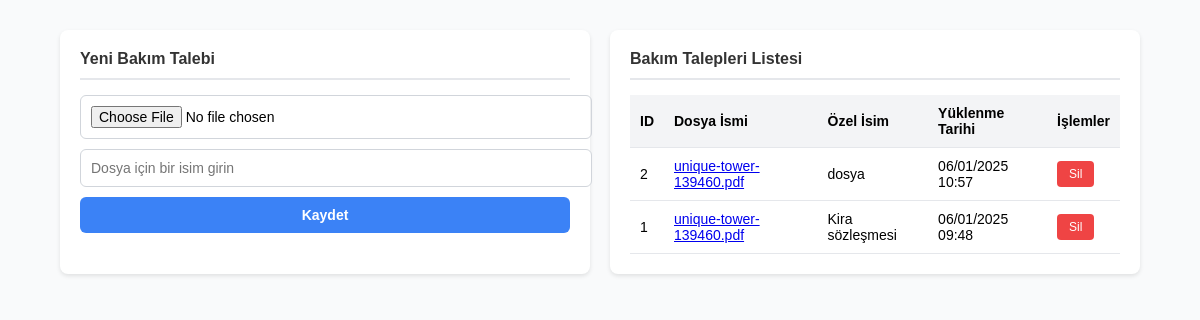
The page /deneme3.php on the database its author committed.
### tables this page shows
CREATE TABLE `pdf_files` (
  `id` int(11) NOT NULL,
  `file_name` varchar(255) NOT NULL,
  `file_path` varchar(255) NOT NULL,
  `custom_name` varchar(255) NOT NULL,
  `upload_date` timestamp NOT NULL DEFAULT current_timestamp()
);

### deneme3.php (the view, shortened to what this page needs)
<?php
$servername = "localhost";
$username = "root";
$password = "";
$dbname = "loan_db";
$conn = new mysqli($servername, $username, $password, $dbname);
$sql_create_table = "CREATE TABLE IF NOT EXISTS pdf_files (
    id INT AUTO_INCREMENT PRIMARY KEY,
    file_name VARCHAR(255) NOT NULL,
    file_path VARCHAR(255) NOT NULL,
    custom_name VARCHAR(255) NOT NULL,
    upload_date TIMESTAMP DEFAULT CURRENT_TIMESTAMP
)";
$conn->query($sql_create_table);
?>
<!DOCTYPE html>
<html lang="tr">
<head>
</head>
<body>
    <div class="container">
        <div class="form-card">
            <h2>Yeni Bakım Talebi</h2>
            <div class="upload-form">
                <form action="" method="POST" enctype="multipart/form-data">
                    <input type="file" name="pdf" accept=".pdf" required>
                    <input type="text" name="custom_name" placeholder="Dosya için bir isim girin" required>
                    <button type="submit" name="upload">Kaydet</button>
                </form>
            </div>
        </div>
        <div class="list-card">
            <h2>Bakım Talepleri Listesi</h2>
            <table class="list-table">
                <thead>
                    <tr>
                        <th>ID</th>
                        <th>Dosya İsmi</th>
                        <th>Özel İsim</th>
                        <th>Yüklenme Tarihi</th>
                        <th>İşlemler</th>
                    </tr>
                </thead>
                <tbody>
                    <?php
                    $sql = "SELECT * FROM pdf_files ORDER BY upload_date DESC";
                    $result = $conn->query($sql);
                    if ($result && $result->num_rows > 0) {
                        while ($row = $result->fetch_assoc()) {
                            echo "<tr>
                                <td>{$row['id']}</td>
                                <td><a href='" . htmlspecialchars($row['file_path']) . "' target='_blank'>" . htmlspecialchars($row['file_name']) . "</a></td>
                                <td>" . htmlspecialchars($row['custom_name']) . "</td>
                                <td>" . date('d/m/Y H:i', strtotime($row['upload_date'])) . "</td>
                                <td>
                                    <form method='POST' style='display:inline;' onsubmit='return confirm(\"Bu dosyayı silmek istediğinize emin misiniz?\");'>
                                        <input type='hidden' name='delete_id' value='{$row['id']}'>
                                        <button type='submit' name='delete' class='delete-button'>Sil</button>
                                    </form>
                                </td>
                            </tr>";
                        }
                    } else {
                        echo "<tr><td colspan='5'>Henüz dosya yüklenmedi.</td></tr>";
                    }
                    ?>
                </tbody>
            </table>
        </div>
    </div>
</body>
</html>

### deneme3.php (style rules this page uses)
body { font-family: Arial, sans-serif; margin: 0; padding: 0; background-color: #f9fafb; }
.container { width: 90%; max-width: 1200px; margin: 30px auto; display: flex; gap: 20px; }
.form-card, .list-card { flex: 1; background-color: #ffffff; box-shadow: 0 2px 4px rgba(0, 0, 0, 0.1); border-radius: 8px; padding: 20px; }
h1, h2 { font-size: 18px; margin: 0 0 15px; color: #333; }
.form-card h2, .list-card h2 { display: flex; align-items: center; gap: 10px; font-size: 16px; border-bottom: 2px solid #e5e7eb; padding-bottom: 10px; margin-bottom: 15px; }
.upload-form input, .upload-form button { width: 100%; margin-bottom: 10px; padding: 10px; font-size: 14px; border-radius: 6px; border: 1px solid #d1d5db; }
.upload-form button { background-color: #3b82f6; color: #ffffff; border: none; font-weight: bold; cursor: pointer; }
.list-table { width: 100%; border-collapse: collapse; font-size: 14px; }
.list-table th, .list-table td { text-align: left; padding: 10px; border-bottom: 1px solid #e5e7eb; }
.list-table th { background-color: #f3f4f6; font-weight: bold; }
.delete-button { background-color: #ef4444; color: #ffffff; border: none; padding: 6px 12px; border-radius: 4px; cursor: pointer; font-size: 12px; }

### rows shown on the page
pdf_files: id "2", file_name "unique-tower-139460.pdf", custom_name "dosya", upload_date "06/01/2025 10:57"
pdf_files: id "1", file_name "unique-tower-139460.pdf", custom_name "Kira sözleşmesi", upload_date "06/01/2025 09:48"
